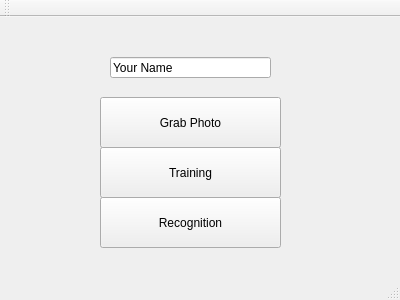
<?xml version="1.0" encoding="UTF-8"?>
<ui version="4.0">
 <class>TrackFace</class>
 <widget class="QMainWindow" name="TrackFace">
  <property name="geometry">
   <rect>
    <x>0</x>
    <y>0</y>
    <width>400</width>
    <height>300</height>
   </rect>
  </property>
  <property name="windowTitle">
   <string>TrackFace</string>
  </property>
  <widget class="QWidget" name="centralWidget">
   <widget class="QPushButton" name="grabPhoto">
    <property name="geometry">
     <rect>
      <x>100</x>
      <y>80</y>
      <width>181</width>
      <height>51</height>
     </rect>
    </property>
    <property name="text">
     <string>Grab Photo</string>
    </property>
   </widget>
   <widget class="QPushButton" name="training">
    <property name="geometry">
     <rect>
      <x>100</x>
      <y>130</y>
      <width>181</width>
      <height>51</height>
     </rect>
    </property>
    <property name="text">
     <string>Training</string>
    </property>
   </widget>
   <widget class="QPushButton" name="recognition">
    <property name="geometry">
     <rect>
      <x>100</x>
      <y>180</y>
      <width>181</width>
      <height>51</height>
     </rect>
    </property>
    <property name="text">
     <string>Recognition</string>
    </property>
   </widget>
   <widget class="QLineEdit" name="grabName">
    <property name="geometry">
     <rect>
      <x>110</x>
      <y>40</y>
      <width>161</width>
      <height>21</height>
     </rect>
    </property>
    <property name="text">
     <string>Your Name</string>
    </property>
   </widget>
  </widget>
  <widget class="QMenuBar" name="menuBar">
   <property name="geometry">
    <rect>
     <x>0</x>
     <y>0</y>
     <width>400</width>
     <height>22</height>
    </rect>
   </property>
  </widget>
  <widget class="QToolBar" name="mainToolBar">
   <attribute name="toolBarArea">
    <enum>TopToolBarArea</enum>
   </attribute>
   <attribute name="toolBarBreak">
    <bool>false</bool>
   </attribute>
  </widget>
  <widget class="QStatusBar" name="statusBar"/>
 </widget>
 <layoutdefault spacing="6" margin="11"/>
 <resources/>
 <connections/>
</ui>
